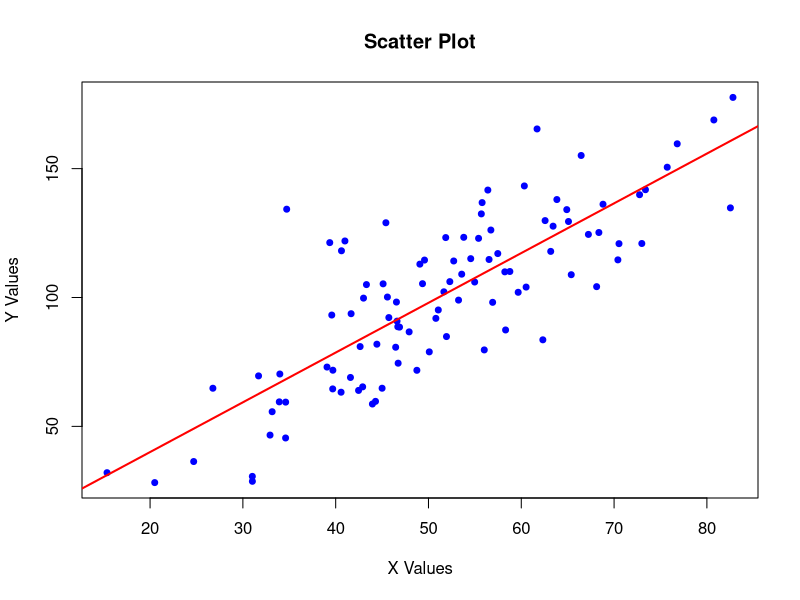

Generate this figure with R:
# R script to create a scatter plot and save it with a random filename
# Generate some sample data
set.seed(123)  # for reproducible random results
x <- rnorm(100, mean = 50, sd = 15)
y <- 2 * x + rnorm(100, mean = 0, sd = 20)

# Create a random filename
random_name <- paste0("scatter_plot_", sample(1000:9999, 1), ".png")

# Create the scatter plot
png(random_name, width = 800, height = 600)
plot(x, y, 
     main = "Scatter Plot", 
     xlab = "X Values", 
     ylab = "Y Values", 
     pch = 19, 
     col = "blue",
     cex = 0.8)
abline(lm(y ~ x), col = "red", lwd = 2)  # Add regression line
dev.off()

cat("Scatter plot saved as:", random_name, "\n")
